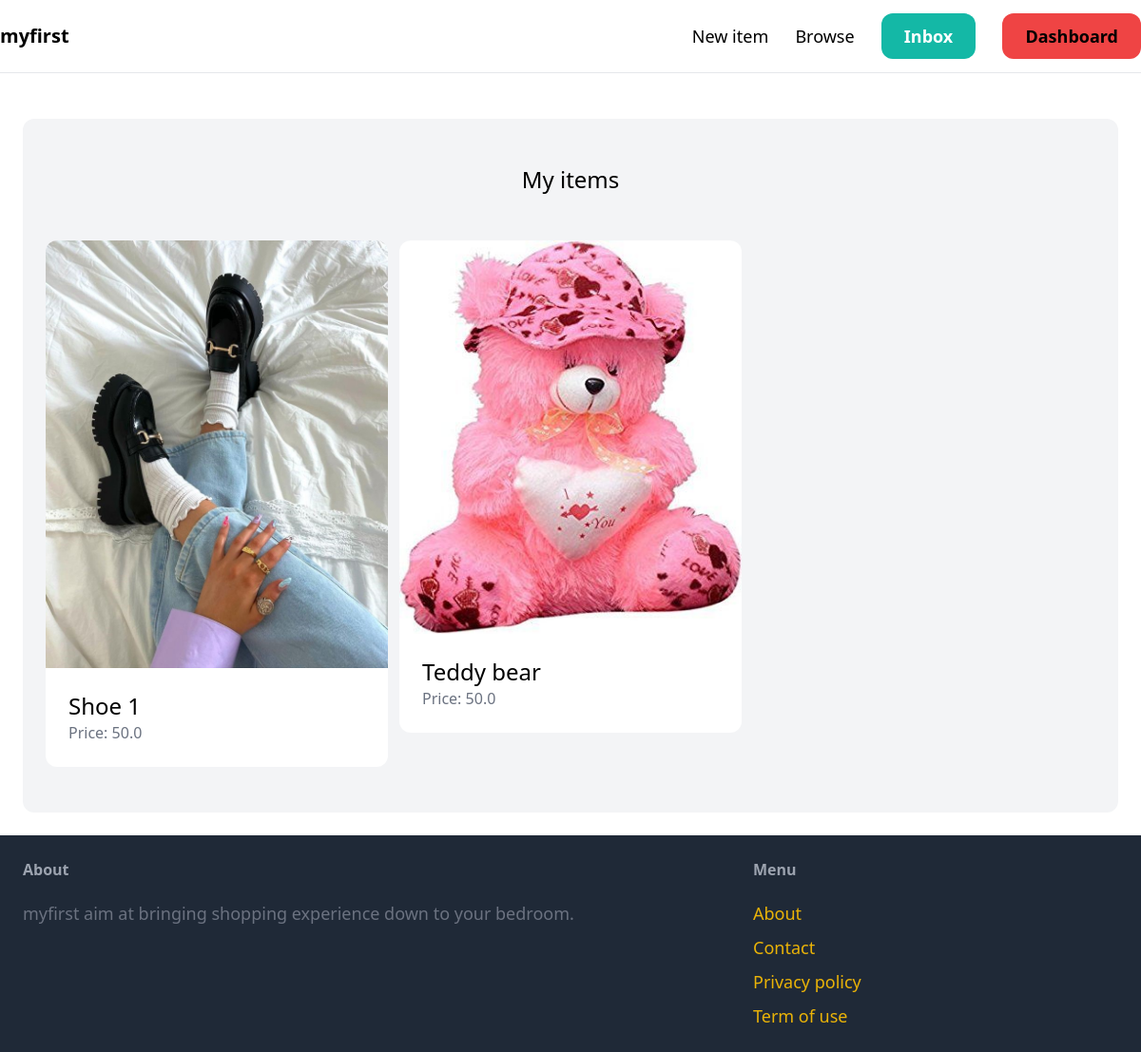
The page /dashboard/ (signed in) on the database its author committed.
### item/models.py (models this page shows, shortened)
class Item(models.Model):
    category = models.ForeignKey(Category, related_name='item', on_delete=models.CASCADE, default = 1)
    name = models.CharField(max_length=255)
    description = models.TextField(blank=True, null=True)
    price = models.FloatField()
    image = models.ImageField(upload_to='item_images', blank=True, null=True)
    is_sold = models.BooleanField(default=False)
    created_by = models.ForeignKey(User, related_name='items', on_delete=models.CASCADE)
    created_at = models.DateTimeField(auto_now_add=True)

### dashboard/views.py (the view)
# urls.py: path('', views.index, name='index'),
@login_required
def index(request):
    items = Item.objects.filter(created_by=request.user)
    return render(request, 'dashboard/index.html',{
        'items': items,
    })

### dashboard/templates/dashboard/index.html (shortened to what this page needs)
{% extends 'core/base.html' %}
{% block content %}
    <div class="mt-6 px-6 py-12 bg-gray-100 rounded-xl">
        <h2 class="mb-12 text-2xl text-center">My items</h2>
        <div class="grid grid-cols-3 gap-3">
            {% for item in items %}
                <div>
                    <a href="{% url 'item:detail' item.id %}">
                        <div>
                            <img src="{{ item.image.url }}" class="rounded-t-xl">
                        </div>
                        <div class="p-6 bg-white rounded-b-xl">
                            <h2 class="text-2xl">{{ item.name }}</h2>
                            <p class="text-gray-500">Price: {{ item.price }}</p>
                        </div>
                    </a>
                </div>
            {% endfor %}
        </div>
    </div>
{% endblock %}

### rows shown on the page
Item: image (picture), name "Shoe 1", price "50.0"
Item: image (picture), name "Teddy bear", price "50.0"
